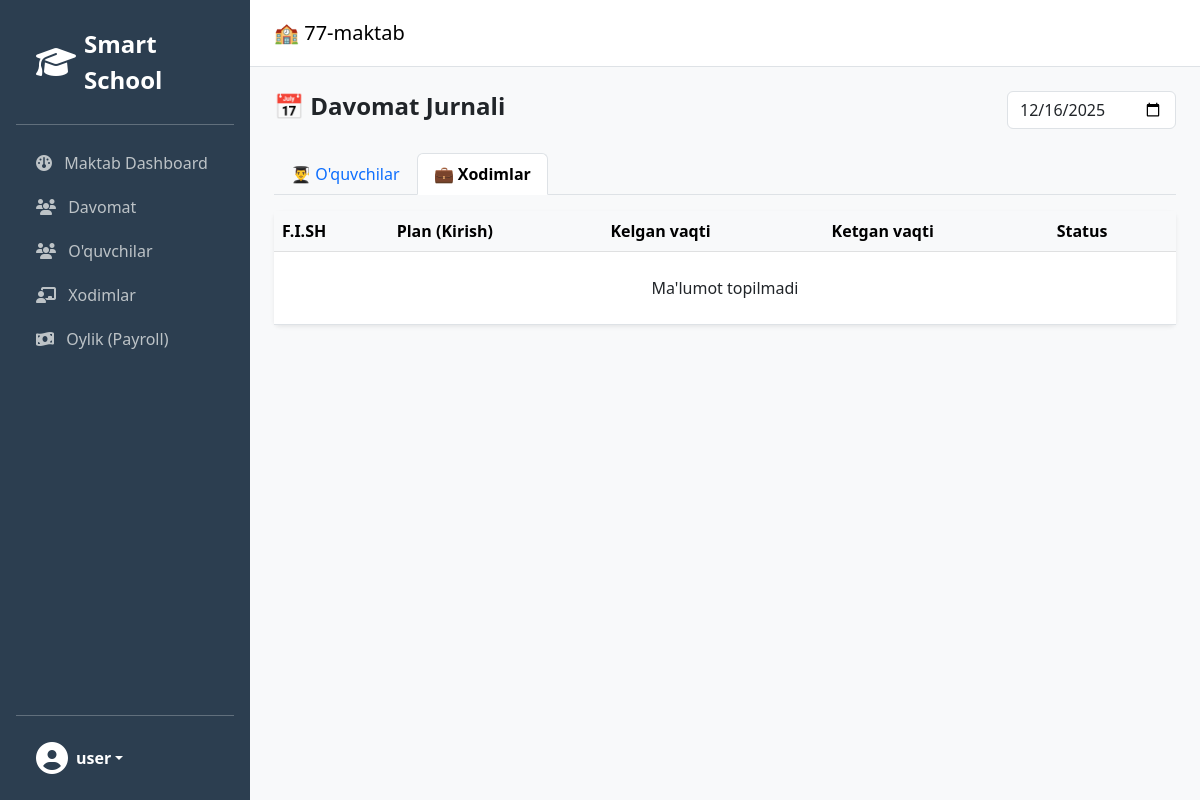
The page /report/?date=2025-12-16&tab=staff (signed in) on the database as committed earlier.
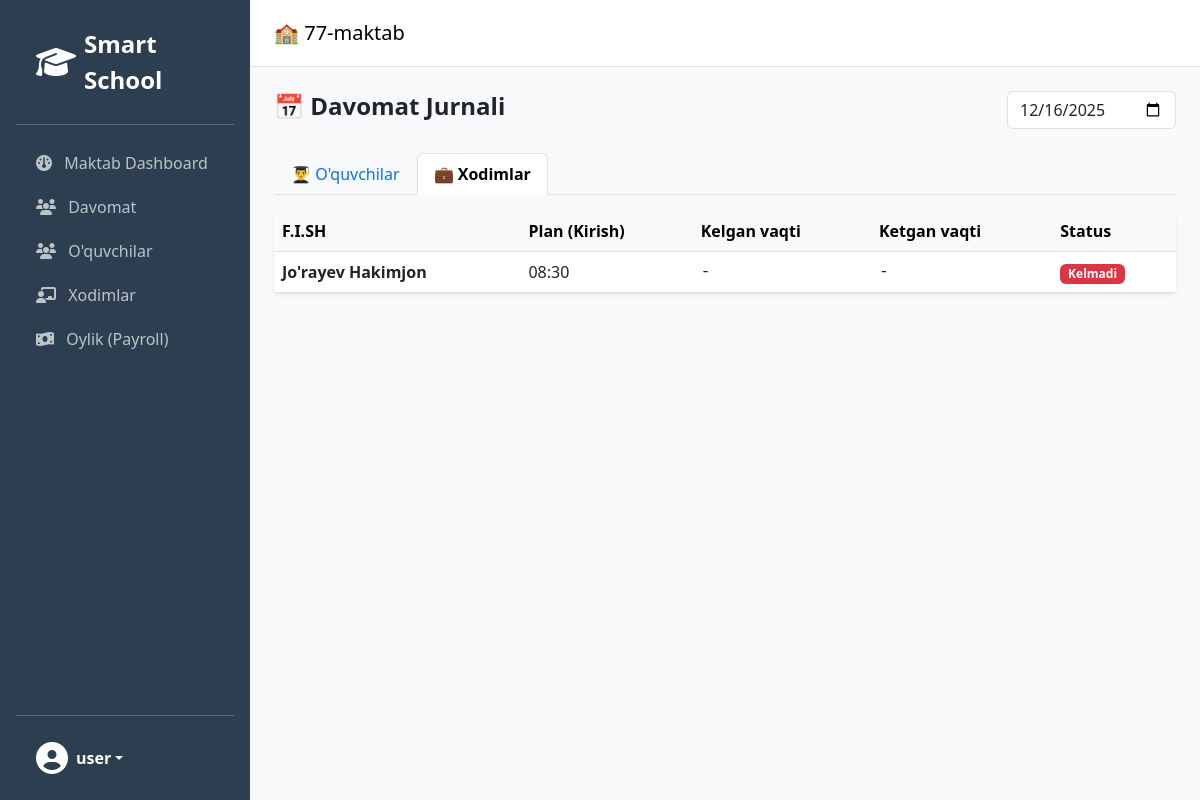
The same page on the database as committed later.
### staff/models.py (models this page shows, shortened)
class Employee(models.Model):
    school = models.ForeignKey(School, on_delete=models.CASCADE, related_name="employees")
    full_name = models.CharField(max_length=255)
    hikvision_id = models.CharField(max_length=20, editable=False)
    employee_id = models.CharField(max_length=50, editable=False)
    phone = models.CharField(max_length=20)
    photo = models.ImageField(upload_to='staff/', blank=True, null=True)
    POSITION_CHOICES = [('teacher', "O'qituvchi"), ('admin', "Ma'muriyat")]
    position_type = models.CharField(max_length=20, choices=POSITION_CHOICES, default='teacher')
    start_time = models.TimeField(verbose_name="Ish boshlanishi", default="08:00")
    end_time = models.TimeField(verbose_name="Ish tugashi", default="17:00")
    teaching_hours = models.FloatField(default=0, verbose_name="O'quv soati")
    pedagogical_load = models.FloatField(default=0, verbose_name="Pedagogik yuklama")
    addition_hours = models.FloatField(default=0, verbose_name="Qo'shimcha dars soati")
    base_salary = models.DecimalField(max_digits=12, decimal_places=2, default=0, verbose_name="1 soat narxi")
    is_synced = models.BooleanField(default=False)
    is_active = models.BooleanField(default=True)
    class Meta:
        unique_together = ['school', 'hikvision_id']

### attendance/views.py (the view, shortened to what this page needs)
# urls.py: path('report/', views.attendance_report, name='attendance_report'),
def attendance_report(request):
    school = request.user.profile.school
    date_str = request.GET.get('date', timezone.now().strftime('%Y-%m-%d'))
    selected_date = datetime.strptime(date_str, '%Y-%m-%d').date()
    tab = request.GET.get('tab', 'student')
    context = {
        'selected_date': date_str,
        'tab': tab,
        'school': school
    }
    if tab == 'staff':
        employees = Employee.objects.filter(school=school)
        report = []
        for emp in employees:
            log = DailyAttendance.objects.filter(employee=emp, date=selected_date).first()
            status = 'absent'
            arrival = '-'
            left = '-'
            report.append({
                'name': emp.full_name,
                'id': emp.hikvision_id,
                'status': status,
                'arrival': arrival,
                'left': left,
                'plan_start': emp.start_time
            })
        context['report_data'] = report
    return render(request, 'attendance/report.html', context)

### templates/attendance/report.html (shortened to what this page needs)
{% extends 'base.html' %}
{% block content %}
<div class="d-flex justify-content-between align-items-center mb-4">
    <h4 class="fw-bold">📅 Davomat Jurnali</h4>
    <form method="get" class="d-flex gap-2">
        <input type="date" name="date" class="form-control" value="{{ selected_date }}" onchange="this.form.submit()">
    </form>
</div>
<ul class="nav nav-tabs mb-3">
    <li class="nav-item">
        <a class="nav-link {% if tab == 'student' %}active fw-bold{% endif %}"
           href="?date={{ selected_date }}&tab=student">
           👨‍🎓 O'quvchilar
        </a>
    </li>
    <li class="nav-item">
        <a class="nav-link {% if tab == 'staff' %}active fw-bold{% endif %}"
           href="?date={{ selected_date }}&tab=staff">
           💼 Xodimlar
        </a>
    </li>
</ul>
<div class="card border-0 shadow-sm">
    <div class="table-responsive">
        <table class="table table-hover align-middle mb-0">
            <thead class="table-light">
                <tr>
                    <th>F.I.SH</th>
                    {% if tab == 'staff' %}<th>Plan (Kirish)</th>{% endif %}
                    <th>Kelgan vaqti</th>
                    {% if tab == 'staff' %}<th>Ketgan vaqti</th>{% endif %}
                    <th>Status</th>
                </tr>
            </thead>
            <tbody>
                {% for row in report_data %}
                <tr>
                    <td class="fw-bold">{{ row.name }}</td>
                    {% if tab == 'staff' %}
                        <td>{{ row.plan_start|date:"H:i" }}</td>
                    {% endif %}
                    <td class="font-monospace">{{ row.arrival }}</td>
                    {% if tab == 'staff' %}
                        <td class="font-monospace">{{ row.left }}</td>
                    {% endif %}
                    <td>
                        {% if row.status == 'present' %}
                            <span class="badge bg-success">Kelgan</span>
                        {% elif row.status == 'late' %}
                            <span class="badge bg-warning text-dark">Kechikkan</span>
                        {% else %}
                            <span class="badge bg-danger">Kelmadi</span>
                        {% endif %}
                    </td>
                </tr>
                {% empty %}
                <tr><td colspan="5" class="text-center py-4">Ma'lumot topilmadi</td></tr>
                {% endfor %}
            </tbody>
        </table>
    </div>
</div>
{% endblock %}

Rows that differ between the two databases and show on the page:
added Employee: name "Jo'rayev Hakimjon", plan_start "08:30"
Other text that changed with them:
new list line: "- - Kelmadi"
text no longer shown: "Ma'lumot topilmadi"
